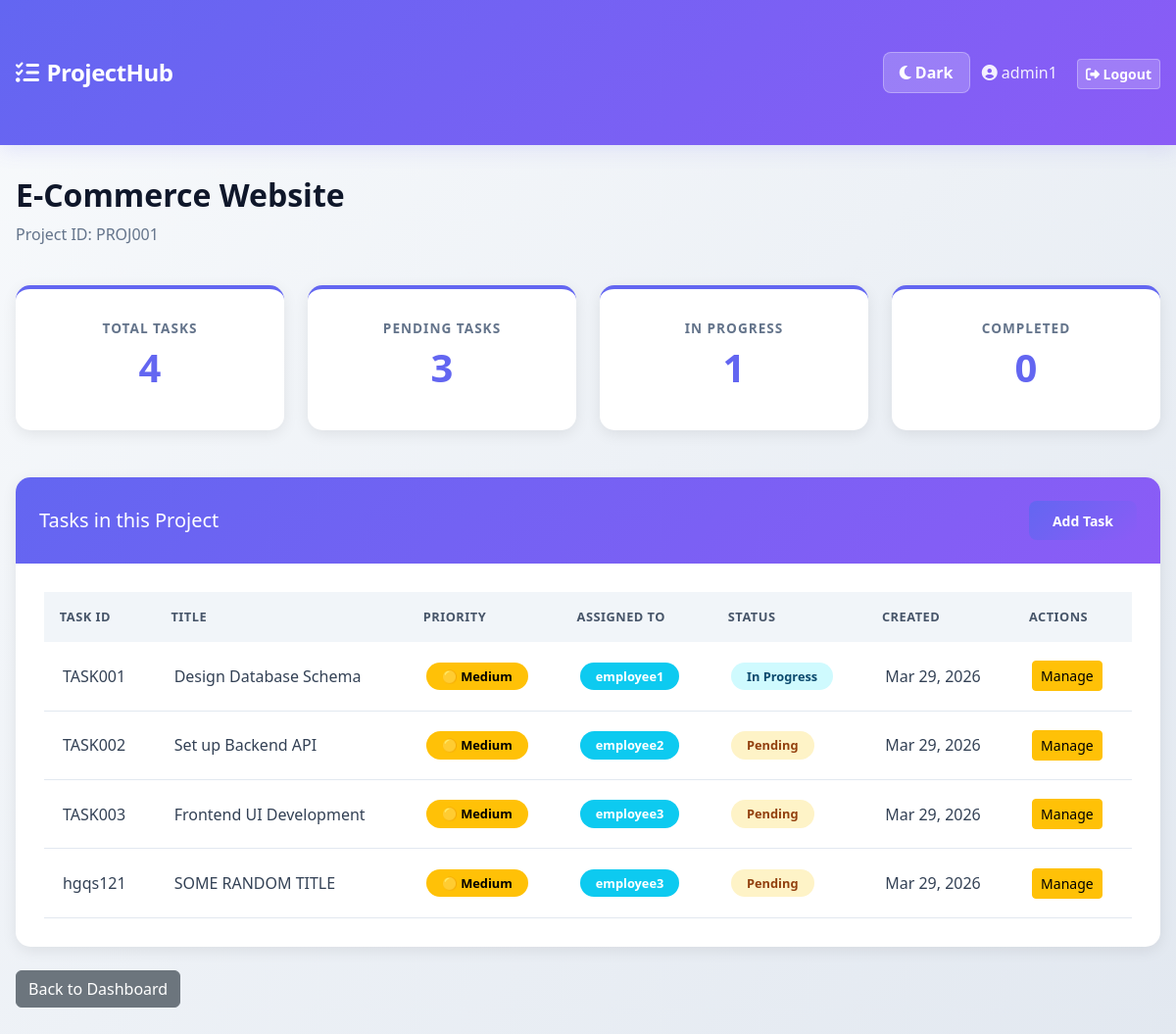
Page /project/1/ (signed in) on the committed database.
### planner_app/models.py (models this page shows, shortened)
class Planner(models.Model):
    username = models.CharField(max_length=10, unique=True)
    password_hash = models.CharField(max_length=128)
    type = models.CharField(max_length=10)  # 'admin' or 'employee'
    dark_mode = models.BooleanField(default=False)  # Dark mode toggle
    class Meta:
        abstract = True

class Admin(Planner):
    admin_id = models.CharField(max_length=10, unique=True)

class Project(models.Model):
    project_id = models.CharField(max_length=10, unique=True)
    project_title = models.CharField(max_length=100)
    created_by = models.ForeignKey(Admin, on_delete=models.CASCADE, related_name="projects")
    created_at = models.DateTimeField(auto_now_add=True)

class Task(models.Model):
    STATUS_CHOICES = [
        ('pending', 'Pending'),
        ('in_progress', 'In Progress'),
        ('completed', 'Completed'),
    ]
    PRIORITY_CHOICES = [
        ('low', 'Low'),
        ('medium', 'Medium'),
        ('high', 'High'),
    ]
    task_id = models.CharField(max_length=10, unique=True)
    task_title = models.CharField(max_length=100)
    task_description = models.CharField(max_length=200)
    project = models.ForeignKey(Project, on_delete=models.CASCADE, related_name="tasks")
    assigned_to = models.ForeignKey(Employee, on_delete=models.SET_NULL, null=True, blank=True, related_name="tasks")
    status = models.CharField(max_length=20, choices=STATUS_CHOICES, default='pending')
    priority = models.CharField(max_length=10, choices=PRIORITY_CHOICES, default='medium')  # New priority field
    created_at = models.DateTimeField(auto_now_add=True)
    updated_at = models.DateTimeField(auto_now=True)

class Employee(Planner):
    employee_id = models.CharField(max_length=10, unique=True)

### planner_app/views.py (the view)
# urls.py: path('project/<int:project_id>/', views.project_details, name='project_details'),
def project_details(request, project_id):
    if request.session.get('user_type') != 'admin':
        return redirect('home')
    project = get_object_or_404(Project, id=project_id)
    tasks = project.tasks.all()
    if project.created_by.id != request.session.get('user_id'):
        return redirect('admin_dashboard')
    context = {
        'project': project,
        'tasks': tasks,
        'total_tasks': tasks.count(),
        'pending_tasks': tasks.filter(status='pending').count(),
        'in_progress_tasks': tasks.filter(status='in_progress').count(),
        'completed_tasks': tasks.filter(status='completed').count(),
    }
    return render(request, 'project_details.html', context)

### planner_app/templates/project_details.html (shortened to what this page needs)
{% extends 'base.html' %}
{% block content %}
<div class="row mb-4">
    <div class="col-md-12">
        <h2>{{ project.project_title }}</h2>
        <p class="text-muted">Project ID: {{ project.project_id }}</p>
    </div>
</div>
<div class="row mb-4">
    <div class="col-md-3">
        <div class="stat-card">
            <h5>Total Tasks</h5>
            <h3>{{ total_tasks }}</h3>
        </div>
    </div>
    <div class="col-md-3">
        <div class="stat-card">
            <h5>Pending Tasks</h5>
            <h3>{{ pending_tasks }}</h3>
        </div>
    </div>
    <div class="col-md-3">
        <div class="stat-card">
            <h5>In Progress</h5>
            <h3>{{ in_progress_tasks }}</h3>
        </div>
    </div>
    <div class="col-md-3">
        <div class="stat-card">
            <h5>Completed</h5>
            <h3>{{ completed_tasks }}</h3>
        </div>
    </div>
</div>
<div class="row">
    <div class="col-md-12">
        <div class="card">
            <div class="card-header">
                <div class="d-flex justify-content-between align-items-center">
                    <h5 class="mb-0">Tasks in this Project</h5>
                    <a href="{% url 'create_task' %}" class="btn btn-sm btn-primary">Add Task</a>
                </div>
            </div>
            <div class="card-body">
                {% if tasks %}
                    <div class="table-responsive">
                        <table class="table table-hover">
                            <thead>
                                <tr>
                                    <th>Task ID</th>
                                    <th>Title</th>
                                    <th>Priority</th>
                                    <th>Assigned To</th>
                                    <th>Status</th>
                                    <th>Created</th>
                                    <th>Actions</th>
                                </tr>
                            </thead>
                            <tbody>
                                {% for task in tasks %}
                                    <tr>
                                        <td>{{ task.task_id }}</td>
                                        <td>{{ task.task_title }}</td>
                                        <td>
                                            {% if task.priority == 'high' %}
                                                <span class="badge" style="background-color: #dc3545;">🔴 High</span>
                                            {% elif task.priority == 'medium' %}
                                                <span class="badge" style="background-color: #ffc107; color: #000;">🟡 Medium</span>
                                            {% else %}
                                                <span class="badge" style="background-color: #28a745;">🟢 Low</span>
                                            {% endif %}
                                        </td>
                                        <td>
                                            {% if task.assigned_to %}
                                                <span class="badge bg-info">{{ task.assigned_to.username }}</span>
                                            {% else %}
                                                <span class="text-muted">Unassigned</span>
                                            {% endif %}
                                        </td>
                                        <td>
                                            {% if task.status == 'pending' %}
                                                <span class="badge badge-pending">Pending</span>
                                            {% elif task.status == 'in_progress' %}
                                                <span class="badge badge-in-progress">In Progress</span>
                                            {% else %}
                                                <span class="badge badge-completed">Completed</span>
                                            {% endif %}
                                        </td>
                                        <td>{{ task.created_at|date:"M d, Y" }}</td>
                                        <td>
                                            <a href="{% url 'assign_task' task.id %}" class="btn btn-sm btn-warning">Manage</a>
                                        </td>
                                    </tr>
                                {% endfor %}
                            </tbody>
                        </table>
                    </div>
                {% else %}
                    <p class="text-muted">No tasks in this project. <a href="{% url 'create_task' %}">Create one now</a></p>
                {% endif %}
            </div>
        </div>
    </div>
</div>
<div class="row mt-4">
    <div class="col-md-12">
        <a href="{% url 'admin_dashboard' %}" class="btn btn-secondary">Back to Dashboard</a>
    </div>
</div>
{% endblock %}

### planner_app/templates/base.html (shortened to what this page needs)
<!DOCTYPE html>
<html lang="en">
<head>
    <link href="https://cdn.jsdelivr.net/npm/bootstrap@5.3.0/dist/css/bootstrap.min.css" rel="stylesheet">
    <link href="https://cdnjs.cloudflare.com/ajax/libs/font-awesome/6.4.0/css/all.min.css" rel="stylesheet">
</head>
<body>
    <nav class="navbar navbar-dark">
        <div class="container-fluid">
            <a class="navbar-brand" href="/">
                <i class="fas fa-tasks"></i>ProjectHub
            </a>
            <div>
                <button class="dark-mode-toggle me-2" id="darkModeToggle">
                    <i class="fas fa-moon"></i> <span id="darkModeText">Dark</span>
                </button>
                <span class="navbar-text me-3">
                    <i class="fas fa-user-circle"></i> {{ request.session.username }}
                </span>
                <a href="{% url 'logout' %}" class="btn btn-light btn-sm">
                    <i class="fas fa-sign-out-alt"></i> Logout
                </a>
            </div>
        </div>
    </nav>
    <div class="container-fluid">
        {% block content %}{% endblock %}
    </div>
</body>
</html>

### planner_app/templates/base.html (style rules this page uses)
:root { --primary-color: #6366f1; --secondary-color: #8b5cf6; --success-color: #10b981; --warning-color: #f59e0b; --danger-color: #ef4444; --dark-bg: #0f172a; --light-bg: #f8fafc; }
* { margin: 0; padding: 0; box-sizing: border-box; }
body { background: linear-gradient(135deg, #f8fafc 0%, #e2e8f0 100%); min-height: 100vh; font-family: 'Segoe UI', Tahoma, Geneva, Verdana, sans-serif; color: #1e293b; }
.navbar { background: linear-gradient(135deg, var(--primary-color) 0%, var(--secondary-color) 100%); box-shadow: 0 4px 20px rgba(99, 102, 241, 0.15); padding: 1.2rem 0; border-bottom: none; }
.navbar-brand { font-weight: 700; font-size: 1.5em; color: white !important; letter-spacing: -0.5px; }
.navbar-brand i { margin-right: 0.5rem; }
.navbar-text { color: rgba(255, 255, 255, 0.9) !important; font-weight: 500; }
.btn-light { background: rgba(255, 255, 255, 0.2) !important; border: 1px solid rgba(255, 255, 255, 0.3) !important; color: white !important; font-weight: 600; transition: all 0.3s ease; }
.card { border: none; border-radius: 15px; box-shadow: 0 4px 15px rgba(0, 0, 0, 0.08); transition: all 0.3s ease; overflow: hidden; }
.card-header { background: linear-gradient(135deg, var(--primary-color) 0%, var(--secondary-color) 100%); color: white; border: none; padding: 1.5rem; font-weight: 600; }
.card-body { padding: 1.8rem; }
.stat-card { background: white; border-radius: 15px; padding: 2rem; text-align: center; box-shadow: 0 4px 15px rgba(0, 0, 0, 0.08); margin-bottom: 1.5rem; border-top: 4px solid var(--primary-color); transition: all 0.3s ease; }
.stat-card h5 { color: #64748b; font-weight: 600; font-size: 0.85rem; text-transform: uppercase; letter-spacing: 1px; margin-bottom: 0.5rem; }
.stat-card h3 { color: var(--primary-color); font-weight: 700; font-size: 2.5rem; margin-top: 0.5rem; }
.btn-primary { background: linear-gradient(135deg, var(--primary-color) 0%, var(--secondary-color) 100%); border: none; font-weight: 600; padding: 0.6rem 1.5rem; border-radius: 8px; transition: all 0.3s ease; }
.table { margin-bottom: 0; }
.table thead th { background: #f1f5f9; color: #475569; font-weight: 700; border: none; padding: 1rem; text-transform: uppercase; font-size: 0.8rem; letter-spacing: 0.5px; }
.table tbody tr { border-bottom: 1px solid #e2e8f0; transition: all 0.2s ease; }
.table tbody td { padding: 1.2rem; vertical-align: middle; color: #334155; }
.badge { padding: 0.5rem 1rem; font-weight: 600; border-radius: 20px; font-size: 0.8rem; }
.badge-pending { background: #fef3c7; color: #92400e; }
.badge-in-progress { background: #cffafe; color: #0c4a6e; }
h1, h2 { color: #0f172a; font-weight: 700; margin-bottom: 0.5rem; }
.text-muted { color: #64748b !important; }
.container-fluid { padding: 2rem 1rem; }
.dark-mode-toggle { background: rgba(255, 255, 255, 0.2); border: 1px solid rgba(255, 255, 255, 0.3); color: white !important; font-weight: 600; border-radius: 8px; padding: 0.5rem 1rem; transition: all 0.3s ease; cursor: pointer; }

### rows in the picture
Admin: session.username "admin1"
Project: project_title "E-Commerce Website", project_id "PROJ001"
Task: task_id "TASK001", task_title "Design Database Schema", priority "🟡 Medium", assigned_to.username "employee1", status "In Progress", created_at "Mar 29, 2026"
Task: task_id "TASK002", task_title "Set up Backend API", priority "🟡 Medium", assigned_to.username "employee2", status "Pending", created_at "Mar 29, 2026"
Task: task_id "TASK003", task_title "Frontend UI Development", priority "🟡 Medium", assigned_to.username "employee3", status "Pending", created_at "Mar 29, 2026"
Task: task_id "hgqs121", task_title "SOME RANDOM TITLE", priority "🟡 Medium", assigned_to.username "employee3", status "Pending", created_at "Mar 29, 2026"

### other values in the picture
{{ total_tasks }} "4"
{{ pending_tasks }} "3"
{{ in_progress_tasks }} "1"
{{ completed_tasks }} "0"
